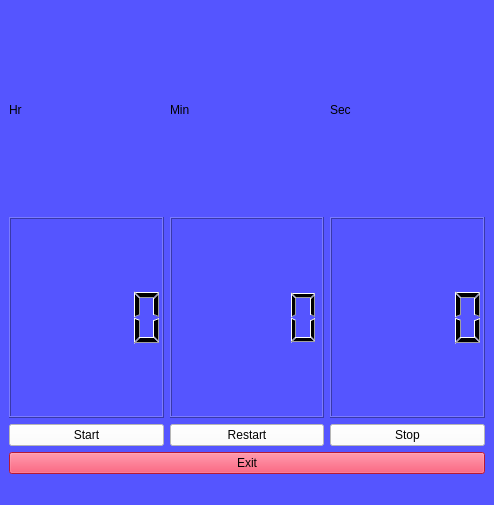
<?xml version="1.0" encoding="UTF-8"?>
<ui version="4.0">
 <class>TimerWin</class>
 <widget class="QMainWindow" name="TimerWin">
  <property name="geometry">
   <rect>
    <x>0</x>
    <y>0</y>
    <width>494</width>
    <height>505</height>
   </rect>
  </property>
  <property name="windowTitle">
   <string>Stop watch</string>
  </property>
  <property name="autoFillBackground">
   <bool>false</bool>
  </property>
  <property name="styleSheet">
   <string notr="true">background-color: rgb(85, 85, 255);</string>
  </property>
  <widget class="QWidget" name="centralwidget">
   <layout class="QVBoxLayout" name="verticalLayout">
    <item>
     <layout class="QHBoxLayout" name="horizontalLayout_3">
      <item>
       <widget class="QLabel" name="label_2">
        <property name="styleSheet">
         <string notr="true">font: 24pt &quot;MS Shell Dlg 2&quot;;</string>
        </property>
        <property name="text">
         <string>Hr</string>
        </property>
       </widget>
      </item>
      <item>
       <widget class="QLabel" name="label_3">
        <property name="styleSheet">
         <string notr="true">font: 24pt &quot;MS Shell Dlg 2&quot;;</string>
        </property>
        <property name="text">
         <string>Min</string>
        </property>
       </widget>
      </item>
      <item>
       <widget class="QLabel" name="label">
        <property name="styleSheet">
         <string notr="true">font: 24pt &quot;MS Shell Dlg 2&quot;;</string>
        </property>
        <property name="text">
         <string>Sec</string>
        </property>
       </widget>
      </item>
     </layout>
    </item>
    <item>
     <layout class="QHBoxLayout" name="horizontalLayout_2">
      <item>
       <widget class="QLCDNumber" name="Hr_lb"/>
      </item>
      <item>
       <widget class="QLCDNumber" name="Min_lb"/>
      </item>
      <item>
       <widget class="QLCDNumber" name="Sec_lb"/>
      </item>
     </layout>
    </item>
    <item>
     <layout class="QHBoxLayout" name="horizontalLayout">
      <item>
       <widget class="QPushButton" name="start_btn">
        <property name="styleSheet">
         <string notr="true">background-color: rgb(255, 255, 255);</string>
        </property>
        <property name="text">
         <string>Start</string>
        </property>
       </widget>
      </item>
      <item>
       <widget class="QPushButton" name="Restart_btn">
        <property name="styleSheet">
         <string notr="true">background-color: rgb(255, 255, 255);</string>
        </property>
        <property name="text">
         <string>Restart</string>
        </property>
       </widget>
      </item>
      <item>
       <widget class="QPushButton" name="Stop_btn">
        <property name="styleSheet">
         <string notr="true">background-color: rgb(255, 255, 255);</string>
        </property>
        <property name="text">
         <string>Stop</string>
        </property>
       </widget>
      </item>
     </layout>
    </item>
    <item>
     <widget class="QPushButton" name="exitStp">
      <property name="styleSheet">
       <string notr="true">background-color: rgb(255, 35, 75);
</string>
      </property>
      <property name="text">
       <string>Exit</string>
      </property>
     </widget>
    </item>
   </layout>
  </widget>
  <widget class="QMenuBar" name="menubar">
   <property name="geometry">
    <rect>
     <x>0</x>
     <y>0</y>
     <width>494</width>
     <height>26</height>
    </rect>
   </property>
  </widget>
  <widget class="QStatusBar" name="statusbar"/>
 </widget>
 <resources/>
 <connections/>
</ui>
